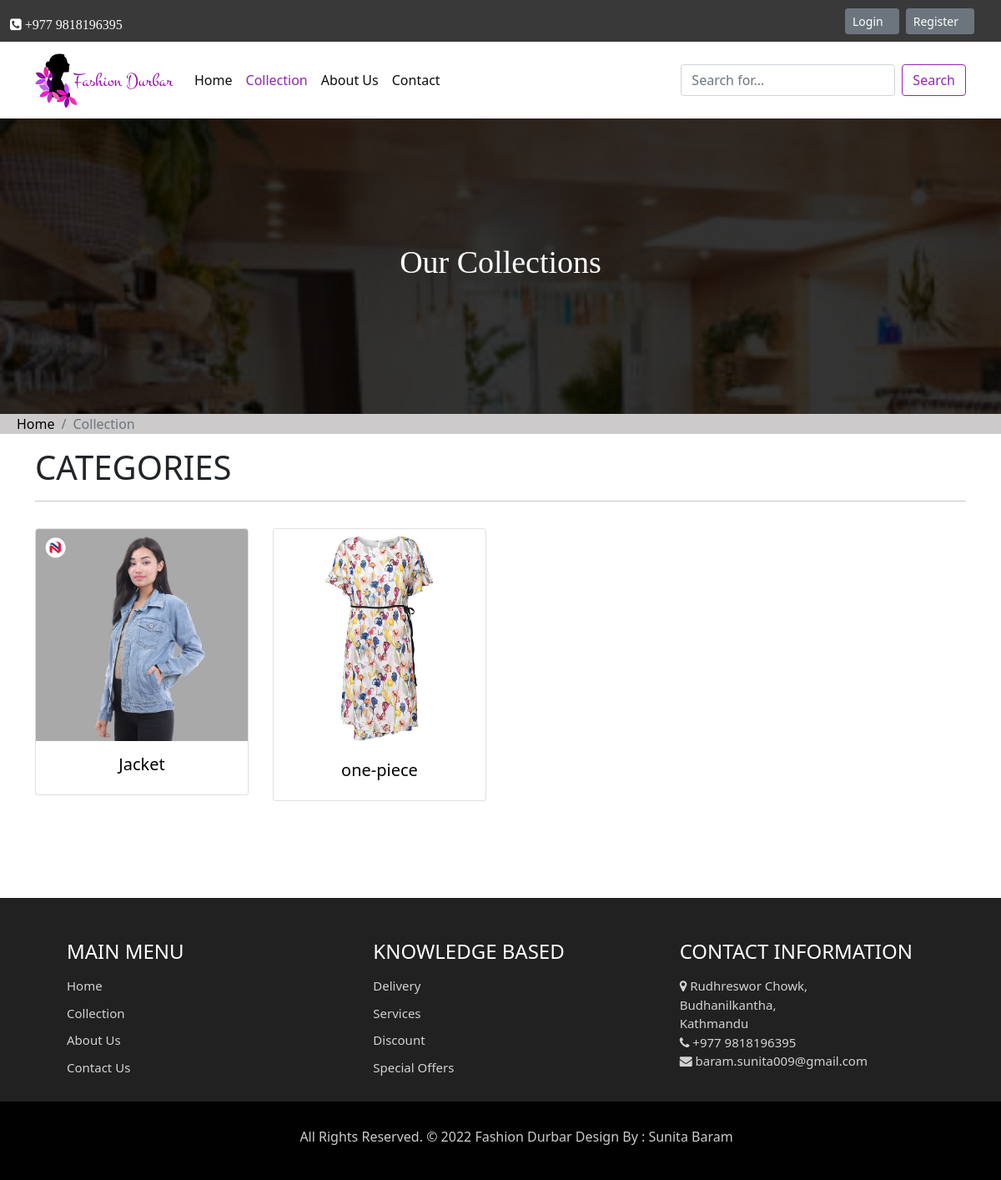
The page /collection on the database as committed earlier.
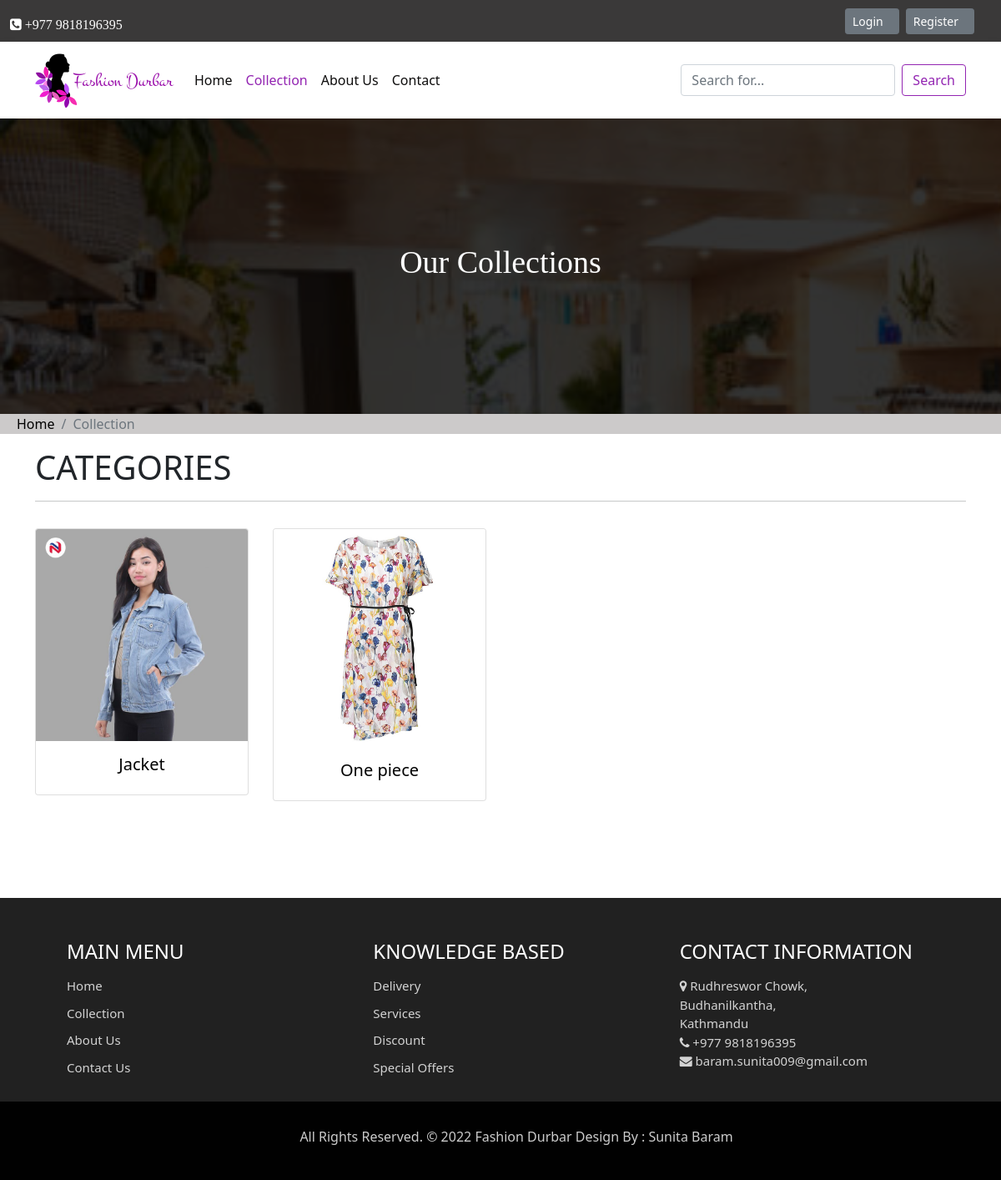
The same page on the database as committed later.
### main/models.py (models this page shows, shortened)
class Category(models.Model):
    slug = models.SlugField(max_length=150, null = True,blank = True, unique= True)
    name = models.CharField(max_length=150, null = False,blank = False)
    image = models.ImageField(upload_to='category',default="")
    description = models.TextField(max_length=250, null = False,blank = False)
    status = models.BooleanField(default=False, help_text="0=default, 1=Hidden")

### main/views.py (the view)
def collection(request):
    category = Category.objects.filter(status=0)
    context = {'category':category}
    return render(request, 'sunita/collection.html', context)

### main/templates/sunita/collection.html (shortened to what this page needs)
{% extends 'nav.html' %}
{% block collectionactive %}active{% endblock collectionactive %}
{% block body %}
<!doctype html>
<html lang="en">
  <body>
    {% load static%}
    <div class="all-page-title page-breadcrumb">
      <div class="container text-center">
        <div class="row">
          <div class="col-lg-12">
            <h1>Our Collections</h1>
          </div>
        </div>
      </div>
    </div>
    <nav aria-label="breadcrumb" style="font-weight: 120px;">
      <ol class="breadcrumb"  >
        <li class="breadcrumb-item"><a href="/">Home</a></li>
        <li class="breadcrumb-item active unique" aria-current="page"  >Collection</li>
      </ol>
      </nav>
      <div class="container">
          <div class="row">
              <div class="col-md-12">
                  <h1>CATEGORIES</h1>
                  <hr>
                  <div class="row">
                      {% for item in category %}
                         <div class="col-sm-6 col-lg-3 my-3">
                             <div class="card" style="width: 16rem;">
                                <a href="{% url 'collectionview' item.slug %}" style="text-decoration: none; color:black">
                                   <img src="{{item.image.url}}" class="card-img-top" alt="Category image">
                                      <div class="card-body text-center">
                                       <h5 class="card-title" >{{ item.name}}</h5>
                                      </div>
                                 </a>
                              </div>
                         </div>
                      {% endfor %}
                  </div>
              </div>
          </div>
      </div>
  </body>
</html>
{% endblock body%}

### main/templates/nav.html (shortened to what this page needs)
{% load static%}
<!doctype html>
<html lang="en">
  <head>
    <link href="https://cdn.jsdelivr.net/npm/bootstrap@5.1.3/dist/css/bootstrap.min.css" rel="stylesheet">
   <link rel="stylesheet" href="{% static 'css/style.css'%}">
   <link rel="stylesheet" href="{% static 'css/owl.carousel.min.css'%}">
   <link rel="stylesheet" href="{% static 'css/owl.theme.default.min.css'%}">
   <link rel="stylesheet" href="https://cdnjs.cloudflare.com/ajax/libs/font-awesome/4.7.0/css/font-awesome.min.css">
   <link rel="stylesheet" href="{% static 'css/responsive.css'%}">
  <link rel="stylesheet" href="//cdn.jsdelivr.net/npm/alertifyjs@1.13.1/build/css/alertify.min.css"/>
  <link rel="stylesheet" href="//cdn.jsdelivr.net/npm/alertifyjs@1.13.1/build/css/themes/default.min.css"/>
  <link rel="stylesheet" href="//code.jquery.com/ui/1.13.1/themes/base/jquery-ui.css">
  </head>
  <body>
    <section id="header">
      <nav class="navbar navbar-light " style="height:50px; background-color: rgb(58, 57, 57); padding-right:20px;">
        <div class="container-fluid ">
          <a class="navbar-brand">
            <i class="fa fa-phone-square" style="font-size: 16px;color:white;"> +977 9818196395</i>
          </a>
          <form class="d-flex" id="setup">
            {% if user.is_authenticated %}
            <a style="margin-top: 5px;">Welcome {{request.user}}</a>
            <div class="wrapper" style="margin-top: 5px;">
              <a href="/cart" class="cart position-relative d-inline-flex" aria-label="View your shopping cart" style="font-size:20px">
                <i class="fa fa-shopping-cart"><span class="cart-basket d-flex align-items-center justify-content-center">
                  <!-- {% if cart %}
                    {%for item in cart %}
                       {{item.product_qty}}
                    {% endfor %}
                  {% else %}
                        0
                   {% endif %} -->
                   <span class="badge badge-primary cart-count px-3 pt-2">{{cart|length}}</span>
                   <span class="sr-only">(current)</span>
                </span></i>
              </a>
              </div>
            <button type="button" class="btn btn-primary btn-sm" style="margin-left:25px; margin-bottom:5px;"><a href="/logout">Logout</a></button>
            {% else %}
            <button type="button" class="btn btn-secondary btn-sm" style="margin-bottom:5px; "><a href="/signin">Login</a></button> &ensp;
            <button type="button" class="btn btn-secondary btn-sm" style="margin-bottom:5px;"><a href="/register">Register</a></button>
            {% endif %}
          </form>
        </div>
      </nav>
      <nav class="navbar  navbar-expand-lg navbar-light bg-white ">
       <div class="container">
        <a class="navbar-brand" href="/"> <img src="{% static 'images/log22.png'%}" ></a>
          <div class="collapse navbar-collapse" id="navbarSupportedContent">
            <ul class="navbar-nav me-auto mb-2 mb-lg-0">
              <li class="nav-item ">
                <a class="nav-link {% block homeactive %} {% endblock homeactive %}" aria-current="page" href="/">Home</a>
              </li>
              <li class="nav-item">
                <a class="nav-link {% block collectionactive %} {% endblock collectionactive %}"  href="{% url 'collection'%}">Collection</a>
              </li>
              <li class="nav-item">
                <a class="nav-link {% block aboutactive %} {% endblock aboutactive %}"  href="/about">About Us</a>
              </li>
              <li class="nav-item">
                <a class="nav-link {% block contactactive %} {% endblock contactactive %} "  href="/contact">Contact</a>
              </li>
            </ul>
            <form action="{% url 'searchproduct' %}" method="POST" class="d-flex">
              <input class="form-control me-2" name="productsearch" type="search" id="searchproducts" placeholder="Search for..." required aria-label="Search" >
              <button class="btn btn-outline-success" type="submit" border-color="#9325b2">Search</button>
            </form>
          </div>
      </nav>
    </section>
    {% block body %}
    {% endblock body %}
    {% block footer%}
    <footer class="footer">
        <div class="footer-area bg-f">
            <div class="container">
                <div class="row">
                    <div class="col-lg-4 col-md-6">
                        <h3 >Main Menu</h3>
                        <p > <a href="/">Home</a> </p>
                        <p ><a href="/collection">Collection</a></p>
                        <p ><a href="/about">About Us</a> </p>
                        <p ><a href="/contact">Contact Us</a></p>
                    </div>
            <div class="col-lg-4 col-md-6">
                        <h3 >Knowledge based</h3>
                            <p>Delivery</p>
                            <p>Services</p>
                          <p>Discount</p>
                          <p>Special Offers</p>
                    </div>
                    <div class="col-lg-4 col-md-6">
                        <h3 >Contact information</h3>
                        <p ><i class="fa fa-map-marker"></i> Rudhreswor Chowk,<br> Budhanilkantha,<br> Kathmandu <br><i class="fa fa-phone"></i> +977 9818196395 <br><i class="fa fa-envelope"></i> baram.sunita009@gmail.com </p>
                    </div>
                </div>
            </div>
            <div class="copyright">
                <div class="container">
                    <div class="row">
                        <div class="col-lg-12">
                            <p class="company-name unique">All Rights Reserved. &copy; 2022 <a href="#" class="unique">Fashion Durbar</a> Design By : Sunita Baram
                        </p>
                        </div>
                    </div>
                </div>
            </div>
      </div>
        </footer>
    {% endblock footer%}
    </body>
    </html>

### main/static/css/style.css (style rules this page uses)
* { margin:0; padding:0; }
.navbar-light .navbar-nav .nav-link { color:rgb(14, 13, 13); }
#setup a { text-decoration: none; color:white; padding-right:10px ; }
#header .navbar-expand-lg { box-shadow: 0 0.125rem 0.675rem rgb(0 0 0 / 5%); }
#header .navbar-nav .nav-item .nav-link:hover, #header .navbar-nav .nav-item .nav-link.active { color:#9325b2; }
.btn-outline-success { color: #9325b2; border-color: #9325b2; }
.footer { padding-top: 100px; }
.footer-area { padding-top: 50px; padding-bottom: 0px; }
.bg-f { background-attachment: scroll; background-clip: initial; background: #a8a8a7; background-origin: initial; background-position: center center; background-repeat: no-repeat; background-size: cover; position: relative; }
.bg-f::before { background: #010101; content: ""; height: 100%; left: 0; position: absolute; top: 0; width: 100%; z-index: 1; opacity: 0.8; }
.footer-area .container { position: relative; z-index: 1; padding-left: 50px; }
.footer-area h3 { color: #ffffff; text-transform: uppercase; font-size: 24px; margin-bottom: 15px; }
.footer-area p { font-size: 15px; color: rgba(255, 255, 255, 0.8); margin: 0; padding-bottom: 10px; }
.footer-area p a { color: rgba(255, 255, 255, 0.8); text-decoration: none; }
.copyright { margin-top: 20px; position: relative; display: block; background-color: #010101; padding: 30px 0; z-index: 1; }
.copyright .company-name { font-size: 16px; text-align: center; }
.copyright .company-name a { font-size: 16px; }
.breadcrumb { background-color: #cccaca; padding-left: 20px; }
.breadcrumb a { text-decoration: none; color:black; }
.page-breadcrumb { padding: 150px 0 150px; background: url(/static/images/c.jpg) no-repeat; background-attachment: fixed; background-size: cover; background-position: 0 0; position: relative; }
.all-page-title .container { position: relative; z-index: 2; }
.all-page-title::before { background: #010101; content: ""; height: 100%; left: 0; position: absolute; top: 0; width: 100%; z-index: 1; opacity: 0.8; }
.all-page-title h1 { font-size: 38px; color: #ffffff; font-family: 'Arbutus Slab', serif; padding: 0px; }

Rows that differ between the two databases and show on the page:
changed Category: name "one-piece" → "One piece"
